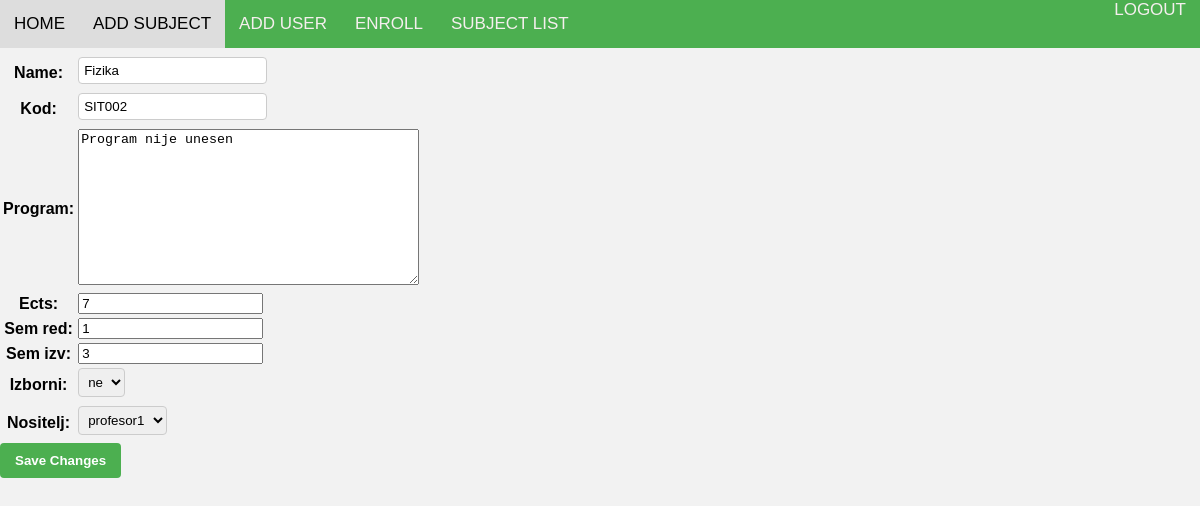
The app's page /subjects/2/promjena/ (signed in) with its own data.
### EnrollmentApp/models.py (models this page shows, shortened)
class Predmeti(models.Model):
    IZBORNI = (('da', 'da'), ('ne', 'ne'))
    name = models.CharField(max_length=50)
    kod = models.CharField(max_length=10)
    program = models.TextField(max_length=50,null=False)
    ects = models.IntegerField(null=False)
    sem_red = models.IntegerField(null=False)
    sem_izv = models.IntegerField(null=False)
    izborni = models.CharField(max_length=10, choices=IZBORNI)
    nositelj = models.ForeignKey(Korisnici, on_delete=models.SET_NULL, null=True, default=None)

### EnrollmentApp/views.py (the view)
# urls.py: path('subjects/<int:predmet_id>/promjena/', promjena_predmeta, name='promjena_predmeta'),
@login_required
@user_passes_test(check_admin)
def promjena_predmeta(request, predmet_id):
    predmet = get_object_or_404(Predmeti, id=predmet_id)
    form = PredmetForm(request.POST or None, instance=predmet)
    if form.is_valid():
        form.save()
        return redirect('lista_predmeta')
    return render(request, 'promjena_predmeta.html', {'form': form})

### EnrollmentApp/forms.py
class PredmetForm(forms.ModelForm):
    nositelj = forms.ModelChoiceField(
        queryset=Korisnici.objects.filter(role='profesor'),
        empty_label='---------',
        label='Nositelj'
    )
    izborni = forms.ChoiceField(choices=Predmeti.IZBORNI, label='Izborni')
    class Meta:
        model = Predmeti
        fields = '__all__'
    def __init__(self, *args, **kwargs):
        super().__init__(*args, **kwargs)
        instance = kwargs.get('instance')
        if instance:
            self.initial['izborni'] = instance.izborni

### EnrollmentApp/views.py (called while the page is built)
def check_admin(user):
    return user.role == 'administrator'

### EnrollmentApp/templates/promjena_predmeta.html (shortened to what this page needs)
{% load static %}
<!DOCTYPE html>
<html>
  <head>
    <link
      rel="stylesheet"
      type="text/css"
      href="{% static 'css/style.css' %}"
    />
  </head>
  <body>
    <nav>
      <div class="nav-left">
        <a href="{% url 'success' %}">HOME</a>
        <a href="{% url 'add_subject' %}" class="current">ADD SUBJECT</a>
        <a href="{% url 'add_user' %}">ADD USER</a>
        <a href="{% url 'create_enrollment' %}"> ENROLL</a>
        <a href="{% url 'lista_predmeta' %}">SUBJECT LIST</a>
      </div>
      <div class="nav-right">
        <a href="{% url 'logout' %}" class="logout">LOGOUT</a>
      </div>
    </nav>
    <br />
    <br />
    <br />
    <form method="POST">
      <table>
        {{ form.as_table }}
      </table>
      <input type="submit" value="Save Changes" />
    </form>
  </body>
</html>

### static/css/style.css (style rules this page uses)
body { font-family: Arial, sans-serif; background-color: #f2f2f2; margin: 0px; padding: 0px; }
form { margin-bottom: 20px; }
input[type="text"], input[type="password"], input[type="email"], select { padding: 5px; margin-bottom: 5px; border: 1px solid #ccc; border-radius: 4px; box-sizing: border-box; }
input[type="submit"] { background-color: #4caf50; color: white; padding: 10px 15px; border: none; border-radius: 4px; cursor: pointer; font-weight: bold; }
nav { position: fixed; overflow: hidden; top: 0; width: 100%; display: flex; flex-wrap: wrap; background-color: #4caf50; color: rgb(245, 239, 238); z-index: 100; }
.nav-left { display: flex; }
.nav-right { margin-left: auto; }
nav a { text-align: center; padding: 14px; text-decoration: none; font-size: 17px; overflow: hidden; color: rgb(245, 239, 238); }
.current { background-color: #ddd; color: black; }

### records on screen
Predmeti: name "Fizika", kod "SIT002", program "Program nije unesen", ects "7", sem_red "1", sem_izv "3", izborni "ne", nositelj "profesor1"
